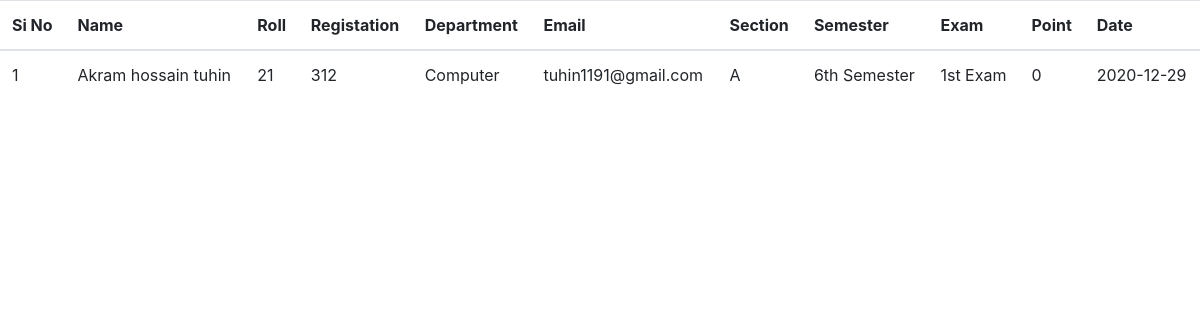
/profile.php?id=17, run on the app's committed database.
### tables this page shows
CREATE TABLE `stuentinfo` (
  `id` int(15) NOT NULL,
  `name` varchar(28) DEFAULT NULL,
  `roll` varchar(17) DEFAULT NULL,
  `registation` varchar(22) DEFAULT NULL,
  `mobile` varchar(12) DEFAULT NULL,
  `email` varchar(25) DEFAULT NULL,
  `department` varchar(27) DEFAULT NULL,
  `section` varchar(5) DEFAULT NULL,
  `semester` varchar(28) DEFAULT NULL
);

CREATE TABLE `profile` (
  `name` varchar(30) NOT NULL,
  `email` varchar(40) NOT NULL,
  `exam_name` varchar(50) NOT NULL,
  `point` varchar(12) NOT NULL,
  `ids` int(10) NOT NULL,
  `id` int(10) NOT NULL,
  `date` datetime NOT NULL DEFAULT current_timestamp()
);

### admin/lib/admin.php (called while the page is built, shortened)
<?php
include_once "databese.php";
class admin extends database{
public static function timeset(){
$query="select * from examstart";
$send=parent::get($query);
$send->execute();
return $send->fetch();
}public static function getforstutedntprofile($id){
  $query="SELECT stuentinfo.name,stuentinfo.roll,stuentinfo.registation,stuentinfo.email,profile.date,stuentinfo.department,stuentinfo.section,stuentinfo.semester,profile.exam_name,profile.point from stuentinfo join profile on stuentinfo.id=profile.ids  and stuentinfo.id='$id' and  profile.ids='$id';";
  $send=parent::get($query);
$send->execute();
return $send->fetchAll();
}
}
?>

### admin/lib/databese.php (called while the page is built, shortened)
<?php
abstract class database{
protected  static function Connection(){
    try {
    return    self::$con=new PDO("mysql:dbname=".'online_exam'.";host=".'localhost','admin','00');
    } catch (PDOEXCEPTION $th) {
        echo "Database is not Connect ->" .$th->Getmessage();
    }
}
protected static function get($query){
 return   self::Connection()->prepare($query);
}
}
?>

### profile.php (the view, shortened to what this page needs)
<?php
 $id=$_REQUEST['id'];
   $get=admin::getforstutedntprofile($id);
?>
<!DOCTYPE html>
<html lang="en">
<head>
    <link rel="stylesheet" href="bootstrap.min.css">
</head>
<body>
<table class='table'>
<thead>
<tr>
<th>Si No</th>
<th>Name</th>
<th>Roll</th>
<th>Registation</th>
<th>Department</th>
<th>Email</th>
<th>Section</th>
<th>Semester</th>
<th>Exam</th>
<th>Point</th>
<th>Date</th>
</tr>
</thead>
<tbody>
<tr>
<?php $i=1; foreach($get as $value) { ?>
<td><?php echo  $i;$i++?></td>
<td><?php echo $value['name']?></td>
<td><?php echo $value['roll']?></td>
<td><?php echo $value['registation']?></td>
<td><?php echo $value['department']?></td>
<td><?php echo $value['email']?></td>
<td><?php echo $value['section']?></td>
<td><?php echo $value['semester']?></td>
<td><?php echo $value['exam_name']?></td>
<td><?php echo $value['point']?></td>
<td><?php $con= $value['date'];
$convert=explode(' ',$con);
echo $convert['0'];
?></td>
</tr>
<?php }?>
</tbody>
</table>
</body>
</html>

### data on the page
stuentinfo: name "Akram hossain tuhin", roll "21", registation "312", department "Computer", email "tuhin1191@gmail.com", section "A", semester "6th Semester", profile.exam_name "1st Exam", profile.point "0", profile.date "2020-12-29"
